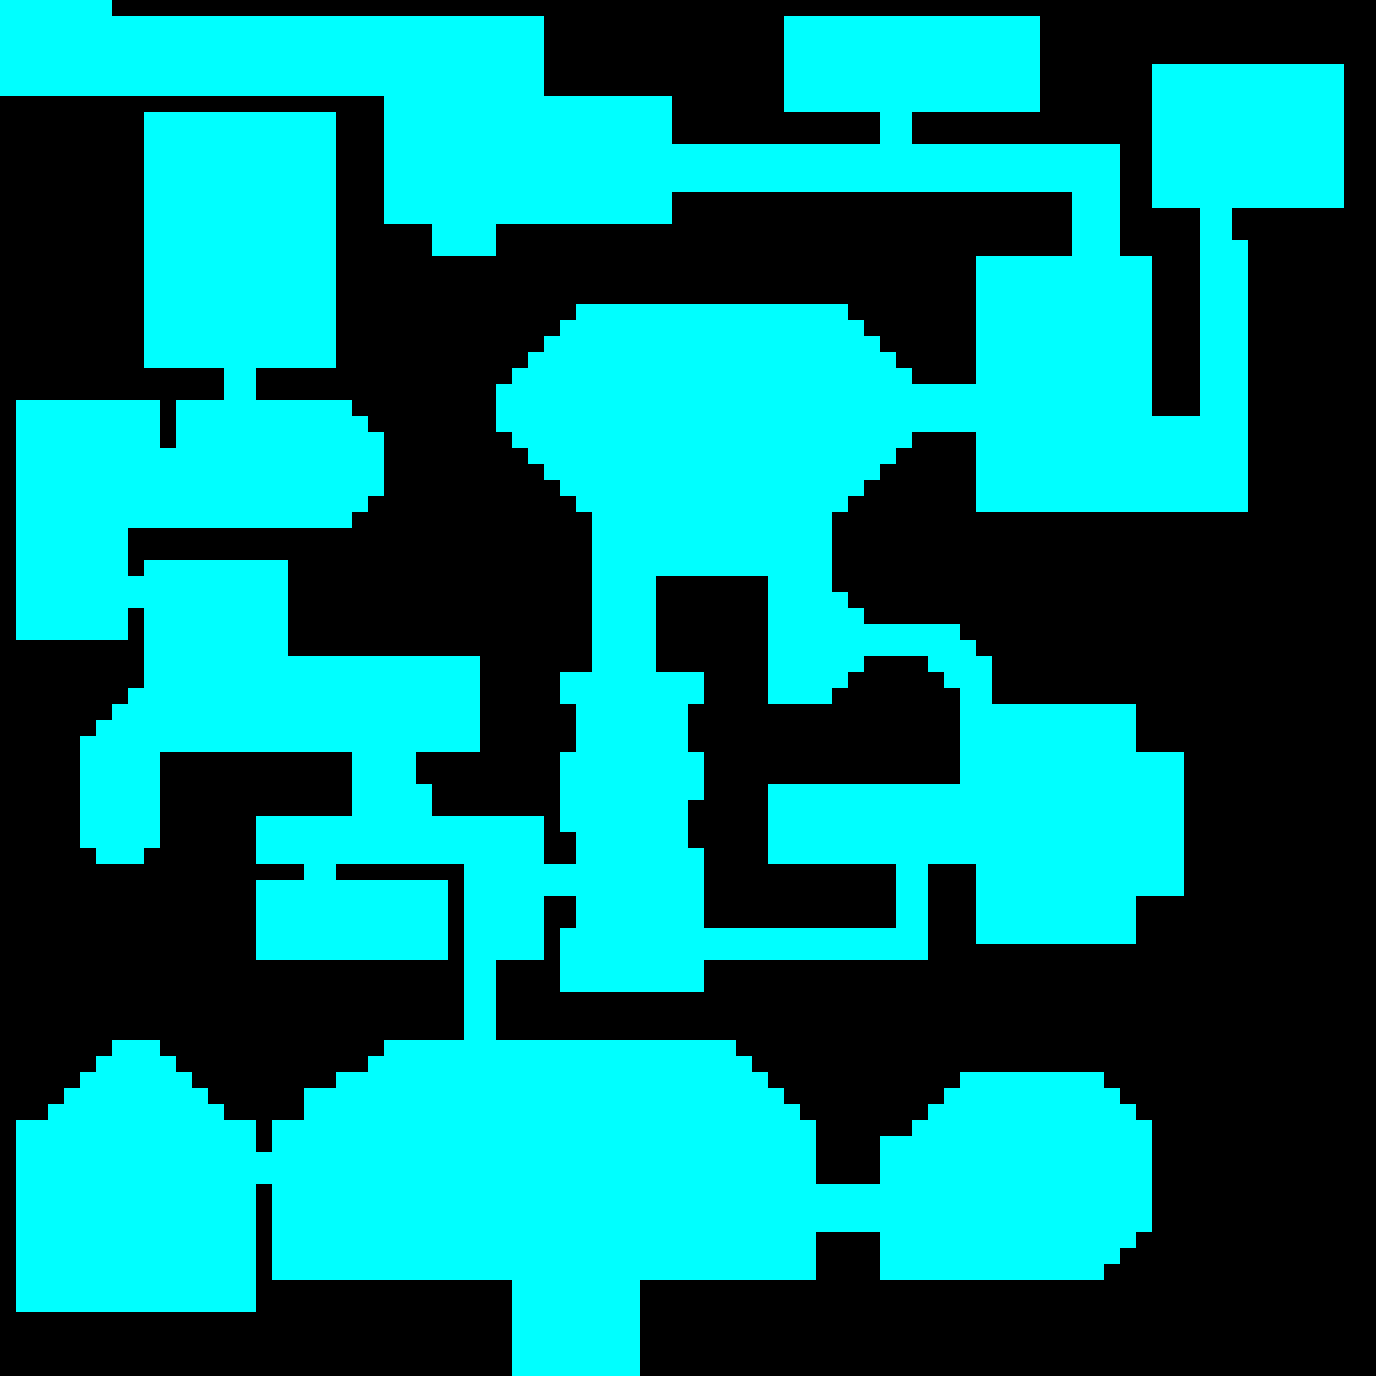

This is a level from a 2D game, rendered from its Tiled map with the project's own tilesets. A one-line summary and the map file follow, with tile-layer data summarised:
An orthogonal 86x86 tile map with 16x16 px tiles, 1 tile layer (Backgrounds).

<map version="1.0.0" orientation="orthogonal" renderorder="right-down" width="86" height="86" tilewidth="16" tileheight="16" nextobjectid="1">
 <tileset firstgid="1" name="tileset" tilewidth="16" tileheight="16" tilecount="7" columns="7">
  <image source="../graphics/misc/tileset.png" width="112" height="16" />
 </tileset>
 <layer name="Backgrounds" width="86" height="86">
  <data>[7396 cells, 7396 non-empty, 2 distinct tile ids]</data>
 </layer>
</map>